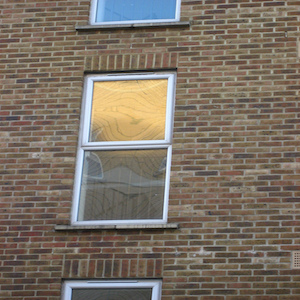
%> input picture re1.jpg, 300 x 300 px
$ octave input_pic.m   (GNU Octave 9; MATLAB toolbox functions it lacks are replaced by stand-ins)
%> lines starting %> are read from the running program, lines starting %| are printed output that depends on the picture
### ABSS.m
function Wt = ABSS(offlineData, labelInfo)
   % Input:
   %   offlineData: the whole matrix
   %   labelinfo: 0-1 matrix marking known data

   % Output:
   %   Wt: resulting matrix

    lambda =100;
    tmax = 100;
    Ut = [];
    Vt = [];
    Wt=zeros(size(offlineData));

    for t = 1:tmax

       dR =labelInfo.* (Wt-offlineData);
       %compute the basis
       [u,~,v] = topsvd(-dR, 20);
       ut = u(:,1);
       vt = v(:,1);
       Ut = [Ut ut];
       Vt = [Vt;vt'];
       uvt = ut*vt';
       vec = uvt(:);
       data = -dR(:);
       %compute the weights
       weight = (vec'*vec)\(vec'*data);
       Wt = Wt + weight.*uvt;

    end

    bas=40;
    mu=15;
    for aaa=1:2
    %compute number of main basis
       kk=17;
       [m,n] = size(offlineData);
       U=Ut;
       V=Vt';
       R=Wt-labelInfo.* (Wt-offlineData);
       oldV = V;
       [u,s,v] =randomsvd(R, U, V, m, n, kk, oldV, 3);
       sing_vals=diag(s);
       tmp=max(sing_vals-mu,0);
       U = u(:,tmp>0);
       V = v(:,tmp>0);
       S = ComputeSubspaceMinimize(offlineData, labelInfo, U, V', lambda);
       Wt= U*diag(S)*V';


    %compute the tail basis
      for t = kk:bas

       dR =labelInfo.* (Wt-offlineData);
    %compute the basis
       [u,~,v] = topsvd(-dR, 20);
       ut = u(:,1);
       vt = v(:,1);
       Ut = [Ut ut];
       Vt = [Vt;vt'];
       uvt = ut*vt';
       vec = uvt(:);
       data = -dR(:);
    %compute the weights
       weight = (vec'*vec)\(vec'*data);
       Wt = Wt + weight.*uvt;


      end
      bas=bas+50;

    end


end

% [21 lines left out: function ComputeSubspaceMinimize, not called in this run]
function [loss] = Computeloss(X, L, W)
     loss = norm(L.*(X-W),'fro');
end

%compute RTheta
% [12 lines left out: function RTheta, not called in this run]

%compute RThetaGrad
% [16 lines left out: function RThetaGrad, not called in this run]

%written by zheng wang @ASU
% [20 lines left out: function topsvd, not called in this run]

### input_pic.m
%Written by Chen Zhao, please contact henryzhao4321@gmail.com
%


clear;
clc;
%% for experiment use
pic_list = {'re1.jpg','re2.jpg','re3.jpg'};

imagenum =1;
pic_name = pic_list{imagenum};
Xfull = double(imread(pic_name));
[m, n, ~] = size(Xfull);
%> m = 300; n = 300

ind = randint(m,n,10,2011);

oldind = ind;

kk = 6; %

ind = (oldind < kk);   % 50% entries are missing, controlled by kk.

mask(:,:,1)=ind;
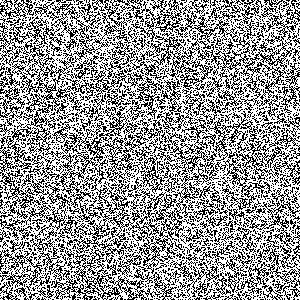
%> mask: size 300x300 logical; 59.9% white; black in thin lines or dots
mask(:,:,2)=ind;
mask(:,:,3)=ind;
%> mask: size 300x300x3 logical; 59.9% white; black in thin lines or dots


Xmiss = Xfull.*mask;
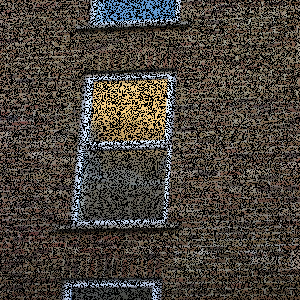
%> Xmiss: size 300x300x3 double; mean R, G, B 73.6, 67.3, 60.1
known = Xmiss(:,:,1) > 0;
%> known: size 300x300 logical; 59.9% white; black in thin lines or dots
Xrecover = zeros(m,n,3);

fullpsnr=[];
figure;
imshow(Xmiss/255); % show the missing image.
%> the run ends on the next line
xlabel('image with missing pixels');


tic;
%run ABSS
for i = 1:3
     fprintf('channel(rgb) %1d\n',i);
     Xrecover(:,:,i) = ABSS(Xfull(:,:,i),known);

$ run again, with re4.jpg copied over re1.jpg
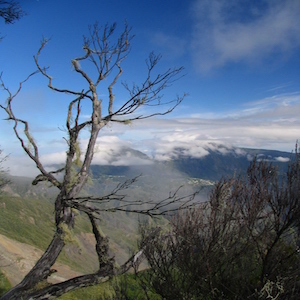
%> input picture re4.jpg, 300 x 300 px
%> `Xmiss = Xfull.*mask;`:
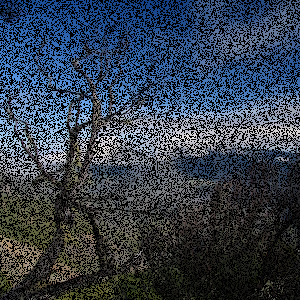
%> Xmiss: size 300x300x3 double; mean R, G, B 51.5, 61.9, 75.4
%> known: size 300x300 logical; 59.8% white; black in thin lines or dots

$ run again, with re5.jpg copied over re1.jpg
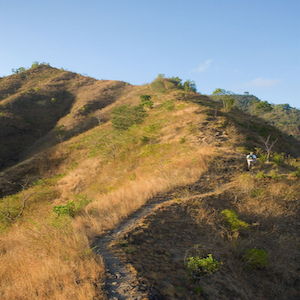
%> input picture re5.jpg, 300 x 300 px
%> `Xmiss = Xfull.*mask;`:
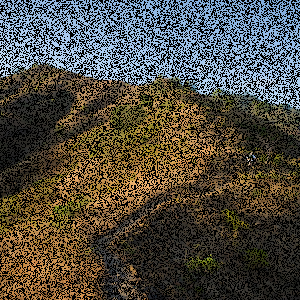
%> Xmiss: size 300x300x3 double; mean R, G, B 78.2, 74.3, 65.2
%> known: size 300x300 logical; 59.9% white; black in thin lines or dots

$ run again, with re6.jpg copied over re1.jpg
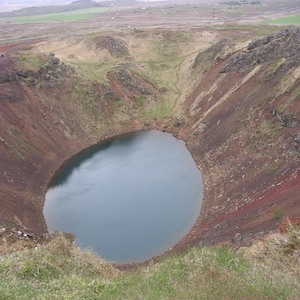
%> input picture re6.jpg, 300 x 300 px
%> `Xmiss = Xfull.*mask;`:
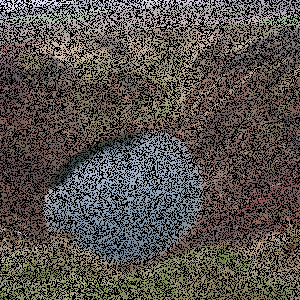
%> Xmiss: size 300x300x3 double; mean R, G, B 85.6, 80.2, 75.6
